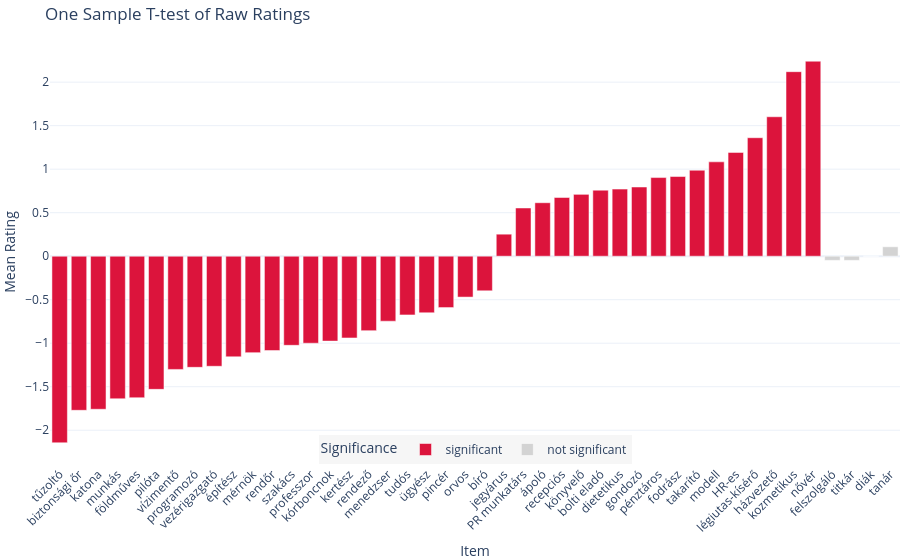

This figure's notebook cell:
### Code cell
# Sort by mean for better readability
df_results_sorted = df_results.sort_values(by='mean')

# Create color labels
df_results_sorted['Significance'] = df_results_sorted['significant'].map({True: 'significant', False: 'not significant'})

# Plot
fig = px.bar(
    df_results_sorted,
    x='item',
    y='mean',
    color='Significance',
    color_discrete_map={'significant': 'crimson', 'not significant': 'lightgray'},
    title='One Sample T-test of Raw Ratings',
    labels={'item': 'Item', 'mean': 'Mean Rating'},
    # On hover, Show the item, mean rating, and p-value    
    hover_data=['item', 'mean', 'p_value'],
    # Edit hovertemplate to show item, mean, and p-value
    
)

fig.update_layout(
    xaxis_tickangle=-45,
    template='plotly_white',
    margin=dict(l=0, r=0, t=40, b=0),
    legend=dict(
        orientation='h',
        yanchor='bottom',
        y=0,
        xanchor='center',
        x=0.5,
        bgcolor='rgba(220, 220, 220, 0.25)',
    )
)

# Show
fig.show()

# # Save it as html
# fig.write_html('occupations_ttest_hu.html')
# fig.write_image('occupations_ttest_hu.png', scale=3, width=1000, height=400)

### Figure 1 — Plotly figure (JSON) as saved in the notebook; plotly's stock layout.template omitted (floating-point values rounded to 4 significant figures)
{"data": [{"customdata": [[8.868e-36], [7.697e-29], [6.396e-35], [5.137e-24], [1.109e-24], [1.558e-24], [5.366e-19], [8.279e-20], [1.857e-22], [8.623e-17], [1.128e-17], [4.239e-18], [2.187e-18], [2.642e-15], [1.172e-13], [1.414e-13], [5.065e-15], [1.153e-10], [2.958e-10], [2.85e-09], [1.891e-06], [6.792e-08], [0.0002184], [0.005547], [3.808e-07], [1.149e-05], [2.701e-11], [6.628e-11], [5.951e-11], [4.15e-14], [7.382e-09], [6.456e-15], [1.265e-15], [2.201e-09], [1.866e-17], [1.652e-20], [1.263e-20], [2.848e-20], [7.196e-35], [2.048e-39]], "hovertemplate": "Significance=significant<br>Item=%{x}<br>Mean Rating=%{y}<br>p_value=%{customdata[0]}<extra></extra>", "legendgroup": "significant", "marker": {"color": "crimson", "pattern": {"shape": ""}}, "name": "significant", "orientation": "v", "showlegend": true, "textposition": "auto", "type": "bar", "x": ["tűzoltó", "biztonsági őr", "katona", "munkás", "földműves", "pilóta", "vízimentő", "programozó", "vezérigazgató", "építész", "mérnök", "rendőr", "szakács", "professzor", "kórboncnok", "kertész", "rendező", "menedzser", "tudós", "ügyész", "pincér", "orvos", "bíró", "jegyárus", "PR munkatárs", "ápoló", "recepciós", "könyvelő", "bolti eladó", "dietetikus", "gondozó", "pénztáros", "fodrász", "takarító", "modell", "HR-es", "légiutas-kísérő", "házvezető", "kozmetikus", "nővér"], "xaxis": "x", "y": [-2.145, -1.771, -1.759, -1.639, -1.627, -1.53, -1.301, -1.277, -1.265, -1.157, -1.108, -1.084, -1.024, -1.0, -0.9759, -0.9398, -0.8554, -0.747, -0.6747, -0.6506, -0.5904, -0.4699, -0.3976, 0.253, 0.5542, 0.6145, 0.6747, 0.7108, 0.759, 0.7711, 0.7952, 0.9036, 0.9157, 0.988, 1.084, 1.193, 1.361, 1.602, 2.12, 2.241], "yaxis": "y"}, {"customdata": [[0.5822], [0.7713], [1.0], [0.332]], "hovertemplate": "Significance=not significant<br>Item=%{x}<br>Mean Rating=%{y}<br>p_value=%{customdata[0]}<extra></extra>", "legendgroup": "not significant", "marker": {"color": "lightgray", "pattern": {"shape": ""}}, "name": "not significant", "orientation": "v", "showlegend": true, "textposition": "auto", "type": "bar", "x": ["felszolgáló", "titkár", "diák", "tanár"], "xaxis": "x", "y": [-0.04819, -0.04819, 0.0, 0.1084], "yaxis": "y"}], "layout": {"barmode": "relative", "legend": {"bgcolor": "rgba(220, 220, 220, 0.25)", "orientation": "h", "title": {"text": "Significance"}, "tracegroupgap": 0, "x": 0.5, "xanchor": "center", "y": 0, "yanchor": "bottom"}, "margin": {"b": 0, "l": 0, "r": 0, "t": 40}, "title": {"text": "One Sample T-test of Raw Ratings"}, "xaxis": {"anchor": "y", "domain": [0, 1], "tickangle": -45, "title": {"text": "Item"}}, "yaxis": {"anchor": "x", "domain": [0, 1], "title": {"text": "Mean Rating"}}}}
